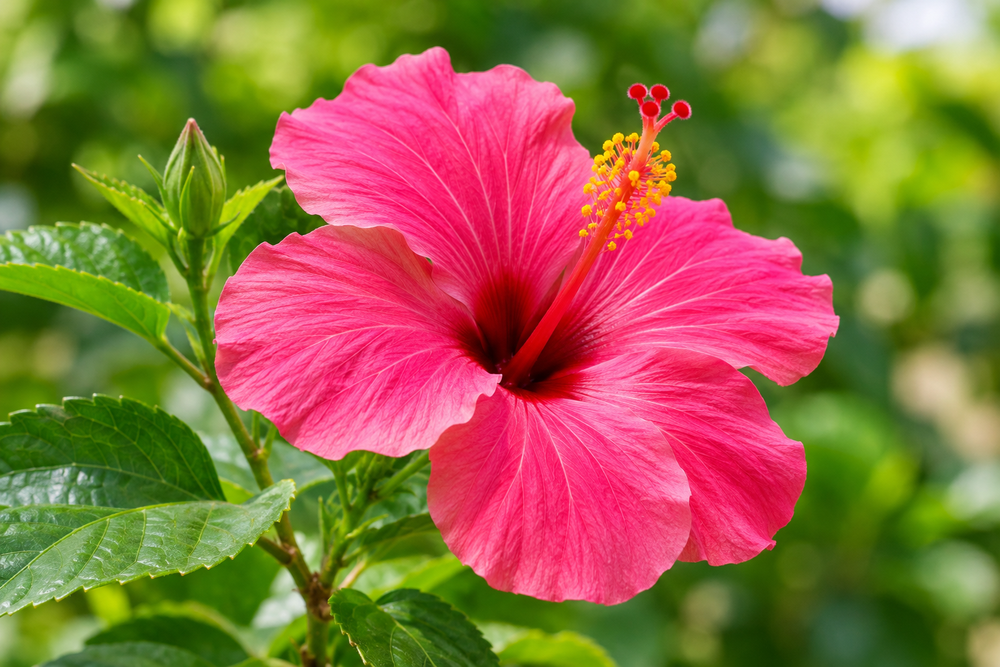
#> input picture image.png, 1000 x 667 px, shrunk from 1536 x 1024 before the run
$ jupyter execute Workshp3.ipynb
#> lines starting #> are read from the running program, lines starting #| are printed output that depends on the picture; after the words box and inside, x2 and y2 are one past the last pixel; in counts of white or black regions, pixels touching at a corner belong together
# WORKSHOP-3 Canny Edge Detection ##

## Developed by          Name: Priyadharshini V           Reg. No.: 212225230219

### Import libraries

[cell 1]
import cv2
import numpy as np
import matplotlib.pyplot as plt

### Upload image

[cell 2]
image = cv2.imread('image.png')
#> image is the input picture: shape (667, 1000, 3); mean B, G, R 66.6, 108.7, 145.2

image = cv2.cvtColor(image, cv2.COLOR_BGR2RGB)

plt.imshow(image)
plt.title("Original Image")
plt.show()

### Apply gaussian Filter

[cell 3]
gray = cv2.cvtColor(image, cv2.COLOR_RGB2GRAY)
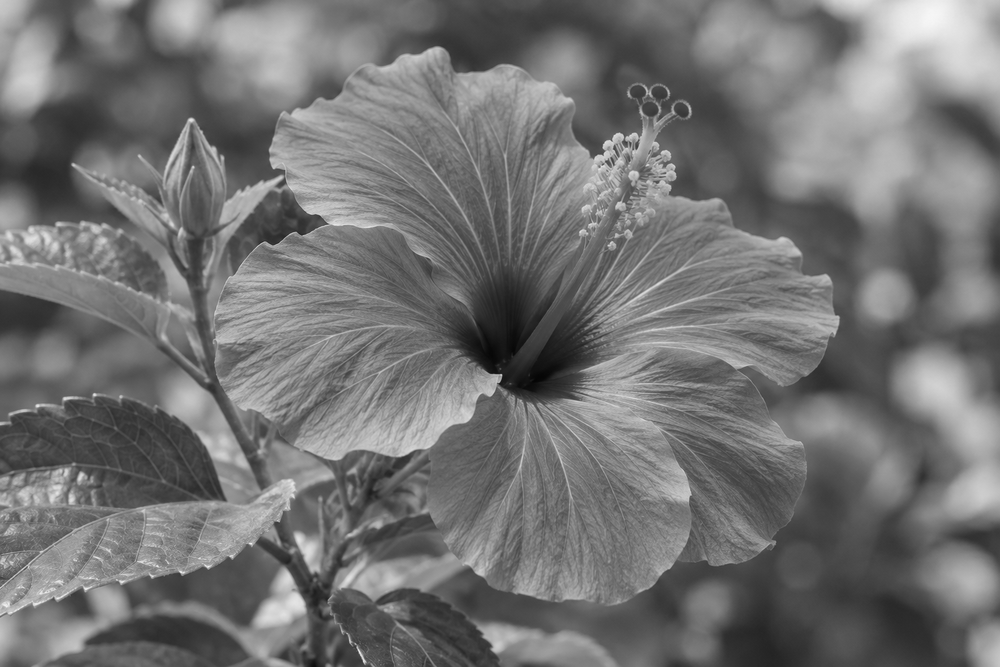
#> gray: shape (667, 1000); min 5, max 246, mean 114.8

gaussian = cv2.GaussianBlur(gray, (5, 5), 0)

plt.imshow(gaussian, cmap='gray')
plt.title("Gaussian Filter")
plt.show()

### Apply canny Edge Detection

[cell 4]
edges = cv2.Canny(gaussian, 100, 200)
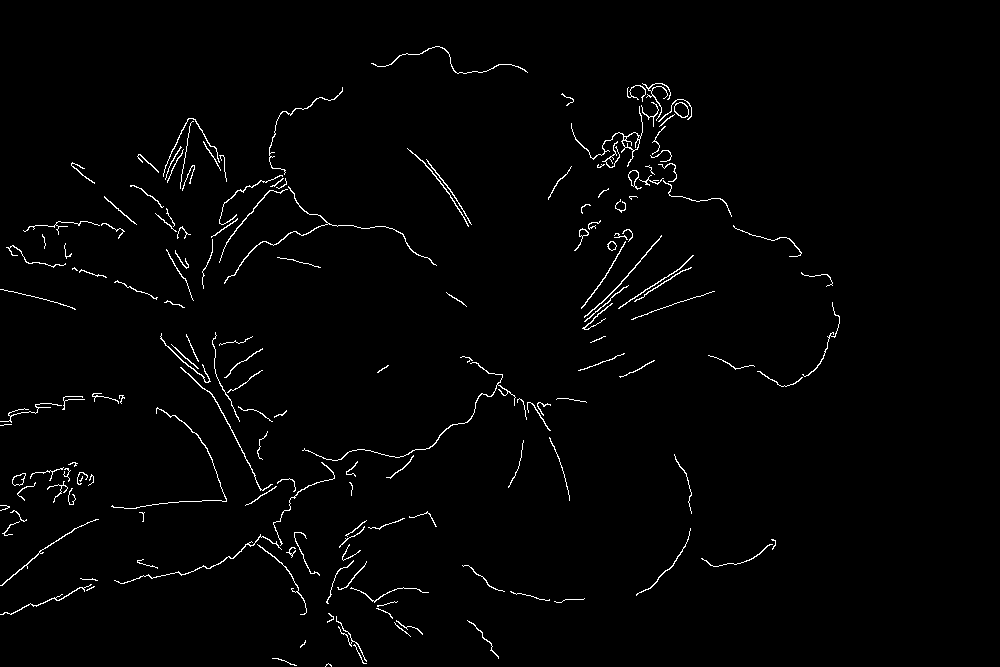
#> edges: shape (667, 1000); 1.6% white in thin lines or dots, all inside (x1, y1, x2, y2) = (0, 46, 840, 667)

plt.imshow(edges, cmap='gray')
plt.title("Canny Edge Detection")
plt.show()

### Display all three outputs together

[cell 5]
plt.figure(figsize=(15, 5))

plt.subplot(1, 3, 1)
plt.imshow(image)
plt.title("Original Image")

plt.subplot(1, 3, 2)
plt.imshow(gaussian, cmap='gray')
plt.title("Gaussian Filter")

plt.subplot(1, 3, 3)
plt.imshow(edges, cmap='gray')
plt.title("Canny Edge Detection")
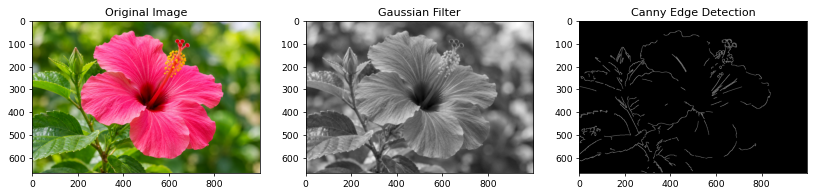
#> figure drawn by matplotlib, 3 panels
